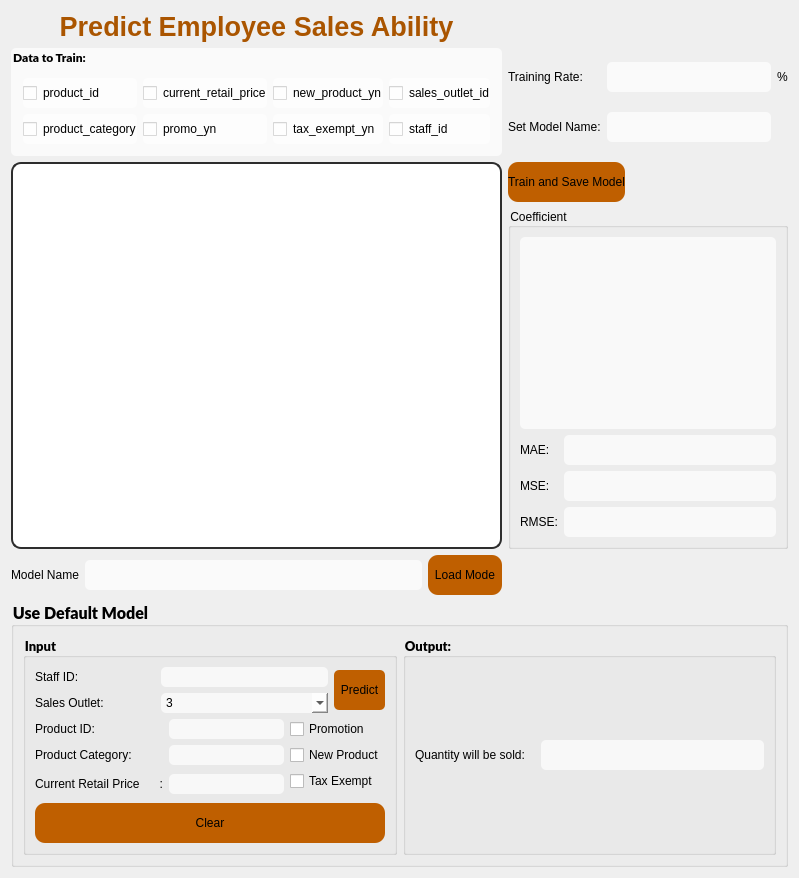
      <widget class="QWidget" name="stackedWidgetTraining">
       <property name="styleSheet">
        <string notr="true">color: rgb(0, 0, 0);</string>
       </property>
       <layout class="QGridLayout" name="gridLayout_33">
        <item row="0" column="0">
         <widget class="QLabel" name="label_TitlePredict">
          <property name="text">
           <string>&lt;html&gt;&lt;head/&gt;&lt;body&gt;&lt;p align=&quot;center&quot;&gt;&lt;span style=&quot; font-size:20pt; font-weight:600; color:#aa5500;&quot;&gt;Predict Employee Sales Ability&lt;/span&gt;&lt;/p&gt;&lt;/body&gt;&lt;/html&gt;</string>
          </property>
         </widget>
        </item>
        <item row="1" column="1">
         <layout class="QGridLayout" name="gridLayout_TrainingRateAndModelName">
          <item row="1" column="1">
           <widget class="QLabel" name="label_SetModelName">
            <property name="text">
             <string>Set Model Name:</string>
            </property>
           </widget>
          </item>
          <item row="1" column="2">
           <widget class="QLineEdit" name="lineEdit_SetModelName">
            <property name="styleSheet">
             <string notr="true">color: rgb(0, 0, 0);
background-color: rgba(255, 255, 255,0.7);
border-radius : 5px;
height : 30px;</string>
            </property>
           </widget>
          </item>
          <item row="0" column="1">
           <widget class="QLabel" name="label_TrainingRate">
            <property name="text">
             <string>Training Rate:    </string>
            </property>
           </widget>
          </item>
          <item row="0" column="3">
           <widget class="QLabel" name="label_Percentage">
            <property name="text">
             <string>%</string>
            </property>
           </widget>
          </item>
          <item row="0" column="2">
           <widget class="QLineEdit" name="lineEdit_TrainingRate">
            <property name="styleSheet">
             <string notr="true">color: rgb(0, 0, 0);
background-color: rgba(255, 255, 255,0.7);
border-radius : 5px;
height : 30px;</string>
            </property>
           </widget>
          </item>
         </layout>
        </item>
        <item row="4" column="0">
         <layout class="QHBoxLayout" name="horizontalLayout_LoadModel">
          <item>
           <widget class="QLabel" name="label_ModelName">
            <property name="text">
             <string>Model Name</string>
            </property>
           </widget>
          </item>
          <item>
           <widget class="QLineEdit" name="lineEdit_ModelName">
            <property name="styleSheet">
             <string notr="true">color: rgb(0, 0, 0);
background-color: rgba(255, 255, 255,0.7);
border-radius : 5px;
height : 30px;</string>
            </property>
           </widget>
          </item>
          <item>
           <widget class="QPushButton" name="pushButton_LoadModel">
            <property name="styleSheet">
             <string notr="true">font: 87 10pt &quot;Lato Black&quot;;
border-radius : 10px;
background-color: rgb(191, 95, 0);
height : 40px;</string>
            </property>
            <property name="text">
             <string>  Load Mode  </string>
            </property>
           </widget>
          </item>
         </layout>
        </item>
        <item row="2" column="1">
         <widget class="QPushButton" name="pushButton_TrainSaveModel">
          <property name="sizePolicy">
           <sizepolicy hsizetype="Maximum" vsizetype="Fixed">
            <horstretch>0</horstretch>
            <verstretch>0</verstretch>
           </sizepolicy>
          </property>
          <property name="styleSheet">
           <string notr="true">font: 87 10pt &quot;Lato Black&quot;;
border-radius : 10px;
background-color: rgb(191, 95, 0);
height : 40px;</string>
          </property>
          <property name="text">
           <string>Train and Save Model</string>
          </property>
         </widget>
        </item>
        <item row="3" column="1">
         <widget class="QGroupBox" name="groupBoxCoefficient">
          <property name="title">
           <string>Coefficient</string>
          </property>
          <layout class="QGridLayout" name="gridLayout_27">
           <item row="1" column="0">
            <layout class="QGridLayout" name="gridLayout_Metric">
             <item row="2" column="0">
              <widget class="QLabel" name="label_RMSE">
               <property name="sizePolicy">
                <sizepolicy hsizetype="Fixed" vsizetype="Preferred">
                 <horstretch>0</horstretch>
                 <verstretch>0</verstretch>
                </sizepolicy>
               </property>
               <property name="text">
                <string>RMSE:</string>
               </property>
              </widget>
             </item>
             <item row="0" column="0">
              <widget class="QLabel" name="label_MAE">
               <property name="text">
                <string>MAE:</string>
               </property>
              </widget>
             </item>
             <item row="1" column="0">
              <widget class="QLabel" name="label_MSE">
               <property name="text">
                <string>MSE:</string>
               </property>
              </widget>
             </item>
             <item row="2" column="1" colspan="2">
              <widget class="QLineEdit" name="lineEdit_RMSE">
               <property name="styleSheet">
                <string notr="true">color: rgb(0, 0, 0);
background-color: rgba(255, 255, 255,0.7);
border-radius : 5px;
height : 30px;</string>
               </property>
              </widget>
             </item>
             <item row="1" column="1" colspan="2">
              <widget class="QLineEdit" name="lineEdit_MSE">
               <property name="styleSheet">
                <string notr="true">color: rgb(0, 0, 0);
background-color: rgba(255, 255, 255,0.7);
border-radius : 5px;
height : 30px;</string>
               </property>
              </widget>
             </item>
             <item row="0" column="1" colspan="2">
              <widget class="QLineEdit" name="lineEdit_MAE">
               <property name="styleSheet">
                <string notr="true">color: rgb(0, 0, 0);
background-color: rgba(255, 255, 255,0.7);
border-radius : 5px;
height : 30px;</string>
               </property>
              </widget>
             </item>
            </layout>
           </item>
           <item row="0" column="0">
            <widget class="QTableView" name="tableView_Coefficient">
             <property name="styleSheet">
              <string notr="true">color: rgb(0, 0, 0);
background-color: rgba(255, 255, 255,0.7);
border-radius : 5px;
height : 30px;</string>
             </property>
            </widget>
           </item>
          </layout>
         </widget>
        </item>
        <item row="5" column="0" colspan="2">
         <widget class="QGroupBox" name="groupBox_UseDefaultModel">
          <property name="font">
           <font>
            <family>Lato Black</family>
            <pointsize>12</pointsize>
            <weight>75</weight>
            <bold>true</bold>
           </font>
          </property>
          <property name="title">
           <string>Use Default Model</string>
          </property>
          <layout class="QGridLayout" name="gridLayout_31">
           <item row="0" column="0">
            <widget class="QGroupBox" name="groupBoxInput">
             <property name="font">
              <font>
               <family>Lato Black</family>
               <pointsize>10</pointsize>
               <weight>75</weight>
               <bold>true</bold>
              </font>
             </property>
             <property name="styleSheet">
              <string notr="true"/>
             </property>
             <property name="title">
              <string>Input</string>
             </property>
             <layout class="QGridLayout" name="gridLayout_29">
              <item row="0" column="0">
               <layout class="QGridLayout" name="gridLayout_StaffAndSalesOutlet_2">
                <item row="1" column="0">
                 <widget class="QLabel" name="label_SalesOutlet">
                  <property name="text">
                   <string>Sales Outlet:</string>
                  </property>
                 </widget>
                </item>
                <item row="0" column="0">
                 <widget class="QLabel" name="label_Staff">
                  <property name="text">
                   <string>Staff ID:                       </string>
                  </property>
                 </widget>
                </item>
                <item row="1" column="1">
                 <widget class="QComboBox" name="comboBox_SalesOutletID">
                  <property name="styleSheet">
                   <string notr="true">color: rgb(0, 0, 0);
background-color: rgba(255, 255, 255,0.7);
border-radius : 5px;
height : 20px;</string>
                  </property>
                  <item>
                   <property name="text">
                    <string>3</string>
                   </property>
                  </item>
                  <item>
                   <property name="text">
                    <string>5</string>
                   </property>
                  </item>
                  <item>
                   <property name="text">
                    <string>8</string>
                   </property>
                  </item>
                 </widget>
                </item>
                <item row="0" column="1">
                 <widget class="QLineEdit" name="lineEdit_Staff">
                  <property name="styleSheet">
                   <string notr="true">color: rgb(0, 0, 0);
background-color: rgba(255, 255, 255,0.7);
border-radius : 5px;
height : 20px;</string>
                  </property>
                 </widget>
                </item>
               </layout>
              </item>
              <item row="0" column="1">
               <widget class="QPushButton" name="pushButton_Predict">
                <property name="styleSheet">
                 <string notr="true">font: 87 8pt &quot;Lato Black&quot;;
border-radius : 5px;
background-color: rgb(191, 95, 0);
height : 40px;</string>
                </property>
                <property name="text">
                 <string>  Predict  </string>
                </property>
               </widget>
              </item>
              <item row="1" column="0" colspan="2">
               <layout class="QGridLayout" name="gridLayout_ProductFeatures">
                <item row="1" column="1" colspan="2">
                 <widget class="QLineEdit" name="lineEdit_ProductCategory">
                  <property name="styleSheet">
                   <string notr="true">color: rgb(0, 0, 0);
background-color: rgba(255, 255, 255,0.7);
border-radius : 5px;
height : 20px;</string>
                  </property>
                 </widget>
                </item>
                <item row="0" column="0">
                 <widget class="QLabel" name="label_ProductId">
                  <property name="text">
                   <string>Product ID:</string>
                  </property>
                 </widget>
                </item>
                <item row="0" column="1" colspan="2">
                 <widget class="QLineEdit" name="lineEdit_ProductId">
                  <property name="styleSheet">
                   <string notr="true">color: rgb(0, 0, 0);
background-color: rgba(255, 255, 255,0.7);
border-radius : 5px;
height : 20px;</string>
                  </property>
                 </widget>
                </item>
                <item row="1" column="0">
                 <widget class="QLabel" name="label_ProductCategory">
                  <property name="text">
                   <string>Product Category:</string>
                  </property>
                 </widget>
                </item>
                <item row="2" column="1" rowspan="2" colspan="2">
                 <widget class="QLineEdit" name="lineEdit_Price">
                  <property name="styleSheet">
                   <string notr="true">color: rgb(0, 0, 0);
background-color: rgba(255, 255, 255,0.7);
border-radius : 5px;
height : 20px;</string>
                  </property>
                 </widget>
                </item>
                <item row="2" column="0" rowspan="2">
                 <widget class="QLabel" name="label_Price">
                  <property name="sizePolicy">
                   <sizepolicy hsizetype="Fixed" vsizetype="Preferred">
                    <horstretch>0</horstretch>
                    <verstretch>0</verstretch>
                   </sizepolicy>
                  </property>
                  <property name="text">
                   <string>Current Retail Price      :</string>
                  </property>
                 </widget>
                </item>
                <item row="1" column="3">
                 <widget class="QCheckBox" name="checkBox_NewProduct">
                  <property name="text">
                   <string>New Product</string>
                  </property>
                 </widget>
                </item>
                <item row="2" column="3">
                 <widget class="QCheckBox" name="checkBox_TaxExempt">
                  <property name="text">
                   <string>Tax Exempt</string>
                  </property>
                 </widget>
                </item>
                <item row="0" column="3">
                 <widget class="QCheckBox" name="checkBox_Promotion">
                  <property name="text">
                   <string>Promotion</string>
                  </property>
                 </widget>
                </item>
               </layout>
              </item>
              <item row="2" column="0" colspan="2">
               <widget class="QPushButton" name="pushButton_Clear">
                <property name="sizePolicy">
                 <sizepolicy hsizetype="Minimum" vsizetype="Maximum">
                  <horstretch>0</horstretch>
                  <verstretch>0</verstretch>
                 </sizepolicy>
                </property>
                <property name="styleSheet">
                 <string notr="true">font: 87 10pt &quot;Lato Black&quot;;
border-radius : 10px;
background-color: rgb(191, 95, 0);
height : 40px;</string>
                </property>
                <property name="text">
                 <string>Clear</string>
                </property>
               </widget>
              </item>
             </layout>
            </widget>
           </item>
           <item row="0" column="1">
            <widget class="QGroupBox" name="groupBoxOutput">
             <property name="font">
              <font>
               <family>Lato Black</family>
               <pointsize>10</pointsize>
               <weight>75</weight>
               <bold>true</bold>
              </font>
             </property>
             <property name="styleSheet">
              <string notr="true"/>
             </property>
             <property name="title">
              <string>Output:</string>
             </property>
             <layout class="QGridLayout" name="gridLayout_30">
              <item row="0" column="0">
               <layout class="QHBoxLayout" name="horizontalLayout_QuantityWillBeSold">
                <item>
                 <widget class="QLabel" name="label_QuantityWillBeSold">
                  <property name="text">
                   <string>Quantity will be sold:   </string>
                  </property>
                 </widget>
                </item>
                <item>
                 <widget class="QLineEdit" name="lineEdit_QuantityWillBeSold">
                  <property name="styleSheet">
                   <string notr="true">color: rgb(0, 0, 0);
background-color: rgba(255, 255, 255,0.7);
border-radius : 5px;
height : 30px;</string>
                  </property>
                 </widget>
                </item>
               </layout>
              </item>
             </layout>
            </widget>
           </item>
          </layout>
         </widget>
        </item>
        <item row="1" column="0">
         <widget class="QGroupBox" name="groupBox_DataToTrain">
          <property name="font">
           <font>
            <family>Lato Black</family>
            <weight>75</weight>
            <bold>true</bold>
           </font>
          </property>
          <property name="styleSheet">
           <string notr="true">color: rgb(0, 0, 0);
background-color: rgba(255, 255, 255,0.7);
border-radius : 5px;
height : 30px;</string>
          </property>
          <property name="title">
           <string>Data to Train:</string>
          </property>
          <layout class="QGridLayout" name="gridLayout_32">
           <item row="0" column="0">
            <layout class="QGridLayout" name="gridLayout_DataToTrain">
             <item row="0" column="2">
              <widget class="QCheckBox" name="checkBox_train_new_product_yn">
               <property name="text">
                <string>new_product_yn</string>
               </property>
              </widget>
             </item>
             <item row="0" column="3">
              <widget class="QCheckBox" name="checkBox_train_sales_outlet_id">
               <property name="text">
                <string>sales_outlet_id</string>
               </property>
              </widget>
             </item>
             <item row="0" column="1">
              <widget class="QCheckBox" name="checkBox_train_current_retail_price">
               <property name="text">
                <string>current_retail_price</string>
               </property>
              </widget>
             </item>
             <item row="1" column="1">
              <widget class="QCheckBox" name="checkBox_train_promo_yn">
               <property name="text">
                <string>promo_yn</string>
               </property>
              </widget>
             </item>
             <item row="0" column="0">
              <widget class="QCheckBox" name="checkBox_train_product_id">
               <property name="text">
                <string>product_id</string>
               </property>
              </widget>
             </item>
             <item row="1" column="0">
              <widget class="QCheckBox" name="checkBox_train_product_category">
               <property name="text">
                <string>product_category</string>
               </property>
              </widget>
             </item>
             <item row="1" column="2">
              <widget class="QCheckBox" name="checkBox_train_tax_exempt_yn">
               <property name="text">
                <string>tax_exempt_yn</string>
               </property>
              </widget>
             </item>
             <item row="1" column="3">
              <widget class="QCheckBox" name="checkBox_train_staff_id">
               <property name="text">
                <string>staff_id</string>
               </property>
              </widget>
             </item>
            </layout>
           </item>
          </layout>
         </widget>
        </item>
        <item row="2" column="0" rowspan="2">
         <widget class="QWidget" name="widget_ML_Chart" native="true">
          <property name="styleSheet">
           <string notr="true">#widget_ML_Chart{
color: rgb(0, 0, 0);
background-color: rgb(255, 255, 255);
border: 2px solid  rgb(45, 45, 45);
border-radius : 10px;
}</string>
          </property>
          <layout class="QGridLayout" name="gridLayout_15">
           <item row="0" column="0">
            <layout class="QVBoxLayout" name="verticalLayout_ChartActualVsPredicted"/>
           </item>
          </layout>
         </widget>
        </item>
       </layout>
      </widget>
